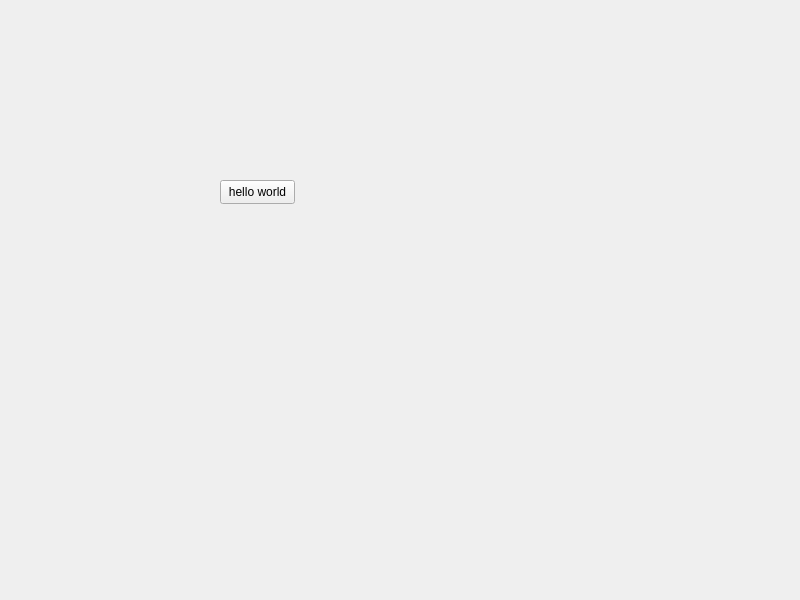
<?xml version="1.0" encoding="UTF-8"?>
<ui version="4.0">
 <class>Widget</class>
 <widget class="QWidget" name="Widget">
  <property name="geometry">
   <rect>
    <x>0</x>
    <y>0</y>
    <width>800</width>
    <height>600</height>
   </rect>
  </property>
  <property name="windowTitle">
   <string>Widget</string>
  </property>
  <widget class="QPushButton" name="MyButton">
   <property name="geometry">
    <rect>
     <x>220</x>
     <y>180</y>
     <width>75</width>
     <height>24</height>
    </rect>
   </property>
   <property name="text">
    <string>hello world</string>
   </property>
  </widget>
 </widget>
 <resources/>
 <connections/>
</ui>
